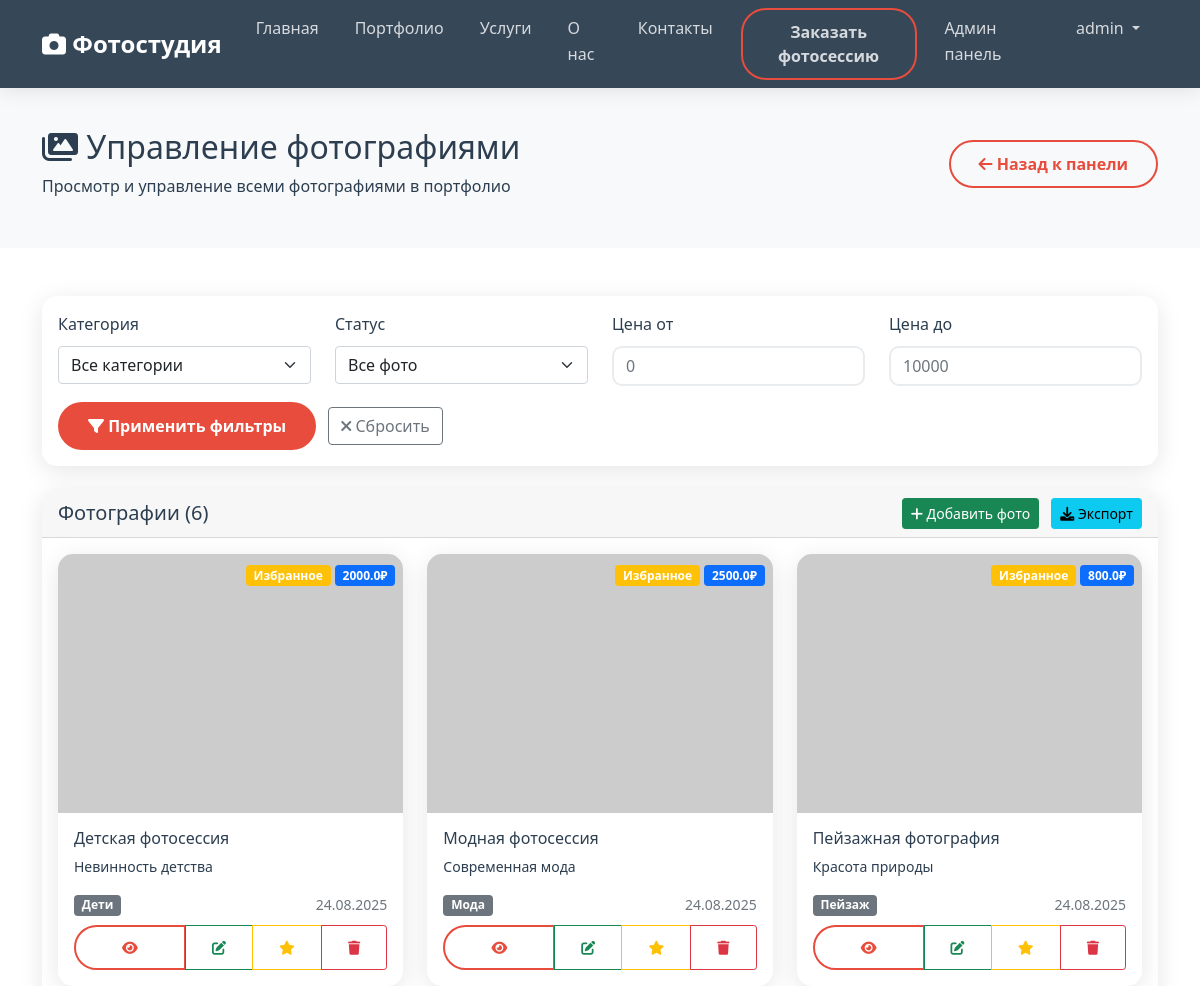
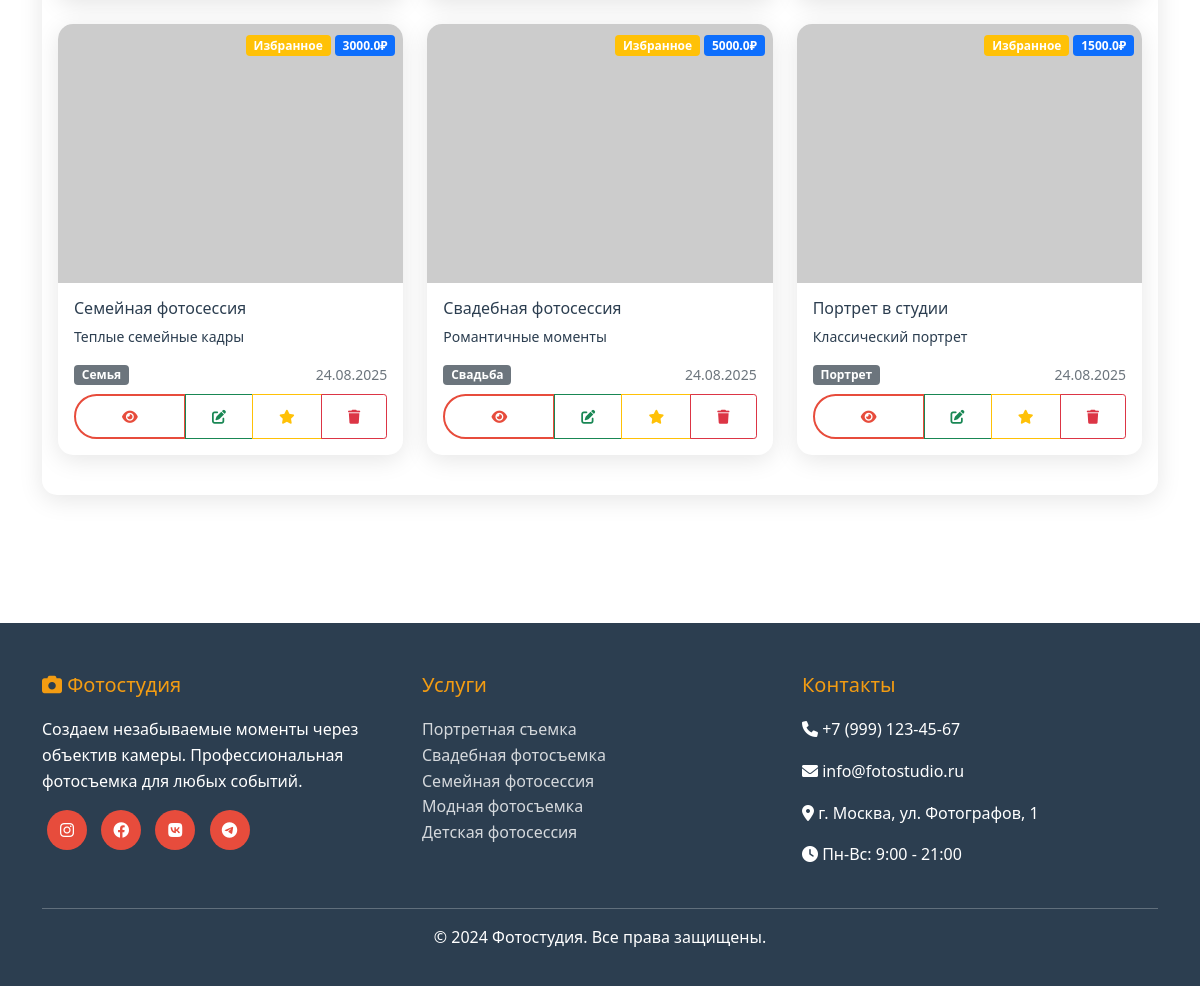
/admin/photos (signed in), run on the app's committed database (2 pictures, top to bottom).
### app.py (models this page shows, shortened)
class Photo(db.Model):
    id = db.Column(db.Integer, primary_key=True)
    title = db.Column(db.String(100), nullable=False)
    description = db.Column(db.Text)
    filename = db.Column(db.String(200), nullable=False)
    category = db.Column(db.String(50), nullable=False)
    price = db.Column(db.Float)
    featured = db.Column(db.Boolean, default=False)
    created_at = db.Column(db.DateTime, default=datetime.utcnow)

### app.py (the view)
@app.route('/admin/photos')
def admin_photos():
    if not session.get('user_id') or not session.get('is_admin'):
        flash('Доступ запрещен!')
        return redirect(url_for('index'))
    photos = Photo.query.order_by(Photo.created_at.desc()).all()
    return render_template('admin_photos.html', photos=photos)

### templates/admin_photos.html (shortened to what this page needs)
{% extends "base.html" %}
{% block content %}
<section class="py-5 bg-light">
    <div class="container">
        <div class="d-flex justify-content-between align-items-center">
            <div>
                <h2><i class="fas fa-images"></i> Управление фотографиями</h2>
                <p class="mb-0">Просмотр и управление всеми фотографиями в портфолио</p>
            </div>
            <a href="{{ url_for('admin') }}" class="btn btn-outline-primary">
                <i class="fas fa-arrow-left"></i> Назад к панели
            </a>
        </div>
    </div>
</section>
<section class="py-5">
    <div class="container">
        <div class="card mb-4">
            <div class="card-body">
                <div class="row">
                    <div class="col-md-3">
                        <label class="form-label">Категория</label>
                        <select class="form-select" id="categoryFilter">
                            <option value="">Все категории</option>
                        </select>
                    </div>
                    <div class="col-md-3">
                        <label class="form-label">Статус</label>
                        <select class="form-select" id="featuredFilter">
                            <option value="">Все фото</option>
                        </select>
                    </div>
                    <div class="col-md-3">
                        <label class="form-label">Цена от</label>
                        <input type="number" class="form-control" id="priceFrom" placeholder="0">
                    </div>
                    <div class="col-md-3">
                        <label class="form-label">Цена до</label>
                        <input type="number" class="form-control" id="priceTo" placeholder="10000">
                    </div>
                </div>
                <div class="row mt-3">
                    <div class="col-12">
                        <button class="btn btn-primary" onclick="applyPhotoFilters()">
                            <i class="fas fa-filter"></i> Применить фильтры
                        </button>
                        <button class="btn btn-outline-secondary ms-2" onclick="clearPhotoFilters()">
                            <i class="fas fa-times"></i> Сбросить
                        </button>
                    </div>
                </div>
            </div>
        </div>
        <div class="card">
            <div class="card-header d-flex justify-content-between align-items-center">
                <h5 class="mb-0">Фотографии ({{ photos|length }})</h5>
                <div>
                    <button class="btn btn-success btn-sm" onclick="addNewPhoto()">
                        <i class="fas fa-plus"></i> Добавить фото
                    </button>
                    <button class="btn btn-info btn-sm ms-2" onclick="exportPhotos()">
                        <i class="fas fa-download"></i> Экспорт
                    </button>
                </div>
            </div>
            <div class="card-body">
                {% if photos %}
                <div class="row" id="photosGrid">
                    {% for photo in photos %}
                    <div class="col-lg-4 col-md-6 mb-4" data-photo-id="{{ photo.id }}"
                         data-category="{{ photo.category }}" data-featured="{{ photo.featured|lower }}"
                         data-price="{{ photo.price }}">
                        <div class="card h-100">
                            <div class="position-relative">
                                <img src="https://via.placeholder.com/400x300/{{ ['e74c3c', '3498db', '2ecc71', 'f39c12', '9b59b6', '1abc9c'] | random }}/ffffff?text={{ photo.title | urlencode }}"
                                     class="card-img-top" alt="{{ photo.title }}">
                                <div class="position-absolute top-0 end-0 m-2">
                                    {% if photo.featured %}
                                    <span class="badge bg-warning">Избранное</span>
                                    {% endif %}
                                    <span class="badge bg-primary">{{ photo.price }}₽</span>
                                </div>
                            </div>
                            <div class="card-body">
                                <h6 class="card-title">{{ photo.title }}</h6>
                                <p class="card-text small">{{ photo.description[:100] }}{% if photo.description|length > 100 %}...{% endif %}</p>
                                <div class="d-flex justify-content-between align-items-center mb-2">
                                    <span class="badge bg-secondary">{{ photo.category }}</span>
                                    <small class="text-muted">{{ photo.created_at.strftime('%d.%m.%Y') }}</small>
                                </div>
                                <div class="btn-group w-100" role="group">
                                    <button class="btn btn-sm btn-outline-primary" onclick="viewPhotoDetails({{ photo.id }})">
                                        <i class="fas fa-eye"></i>
                                    </button>
                                    <button class="btn btn-sm btn-outline-success" onclick="editPhoto({{ photo.id }})">
                                        <i class="fas fa-edit"></i>
                                    </button>
                                    <button class="btn btn-sm btn-outline-warning" onclick="toggleFeatured({{ photo.id }})">
                                        {% if photo.featured %}
                                        <i class="fas fa-star"></i>
                                        {% else %}
                                        <i class="fas fa-star-o"></i>
                                        {% endif %}
                                    </button>
                                    <button class="btn btn-sm btn-outline-danger" onclick="deletePhoto({{ photo.id }})">
                                        <i class="fas fa-trash"></i>
                                    </button>
                                </div>
                            </div>
                        </div>
                    </div>
                    {% endfor %}
                </div>
                {% endif %}
            </div>
        </div>
    </div>
</section>
{% endblock %}

### templates/base.html (style rules this page uses)
:root { --primary-color: #2c3e50; --secondary-color: #e74c3c; --accent-color: #f39c12; --text-color: #2c3e50; --light-bg: #ecf0f1; }
body { font-family: 'Segoe UI', Tahoma, Geneva, Verdana, sans-serif; color: var(--text-color); line-height: 1.6; }
.btn-primary { background: var(--secondary-color); border: none; border-radius: 25px; padding: 12px 30px; font-weight: 600; transition: all 0.3s ease; }
.btn-outline-primary { border: 2px solid var(--secondary-color); color: var(--secondary-color); border-radius: 25px; padding: 10px 28px; font-weight: 600; transition: all 0.3s ease; }
.card { border: none; border-radius: 15px; box-shadow: 0 5px 25px rgba(0,0,0,0.1); transition: transform 0.3s ease, box-shadow 0.3s ease; overflow: hidden; }
.form-control { border-radius: 10px; border: 2px solid #e9ecef; transition: border-color 0.3s ease; }

### data on the page
Photo: featured "Избранное", price "2000.0", title "Детская фотосессия", description "Невинность детства", category "Дети", created_at "24.08.2025"
Photo: featured "Избранное", price "2500.0", title "Модная фотосессия", description "Современная мода", category "Мода", created_at "24.08.2025"
Photo: featured "Избранное", price "800.0", title "Пейзажная фотография", description "Красота природы", category "Пейзаж", created_at "24.08.2025"
Photo: featured "Избранное", price "3000.0", title "Семейная фотосессия", description "Теплые семейные кадры", category "Семья", created_at "24.08.2025"
Photo: featured "Избранное", price "5000.0", title "Свадебная фотосессия", description "Романтичные моменты", category "Свадьба", created_at "24.08.2025"
Photo: featured "Избранное", price "1500.0", title "Портрет в студии", description "Классический портрет", category "Портрет", created_at "24.08.2025"

### other printed values
{{ session.username }} "admin"
{{ photos|length }} "6"
